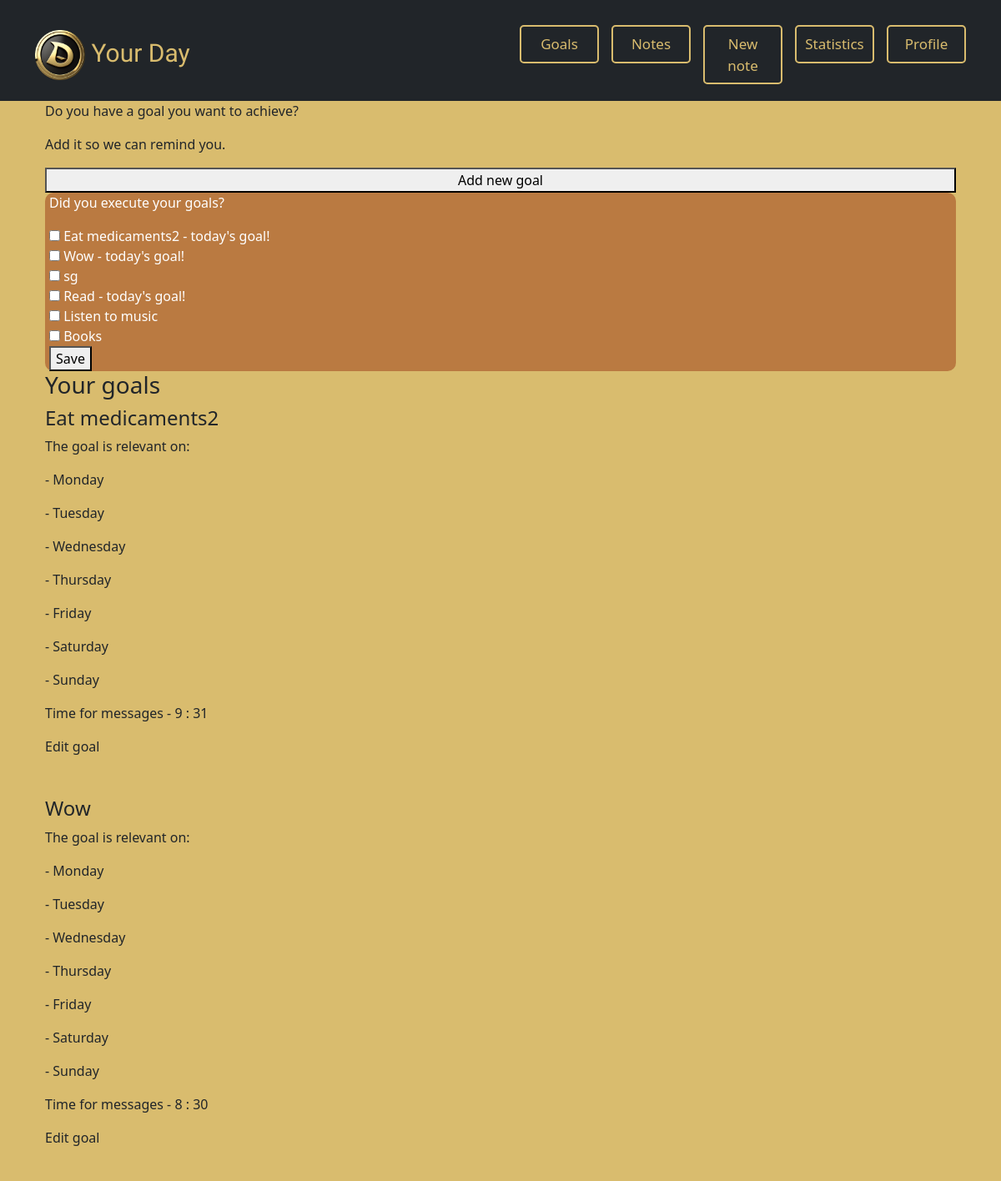
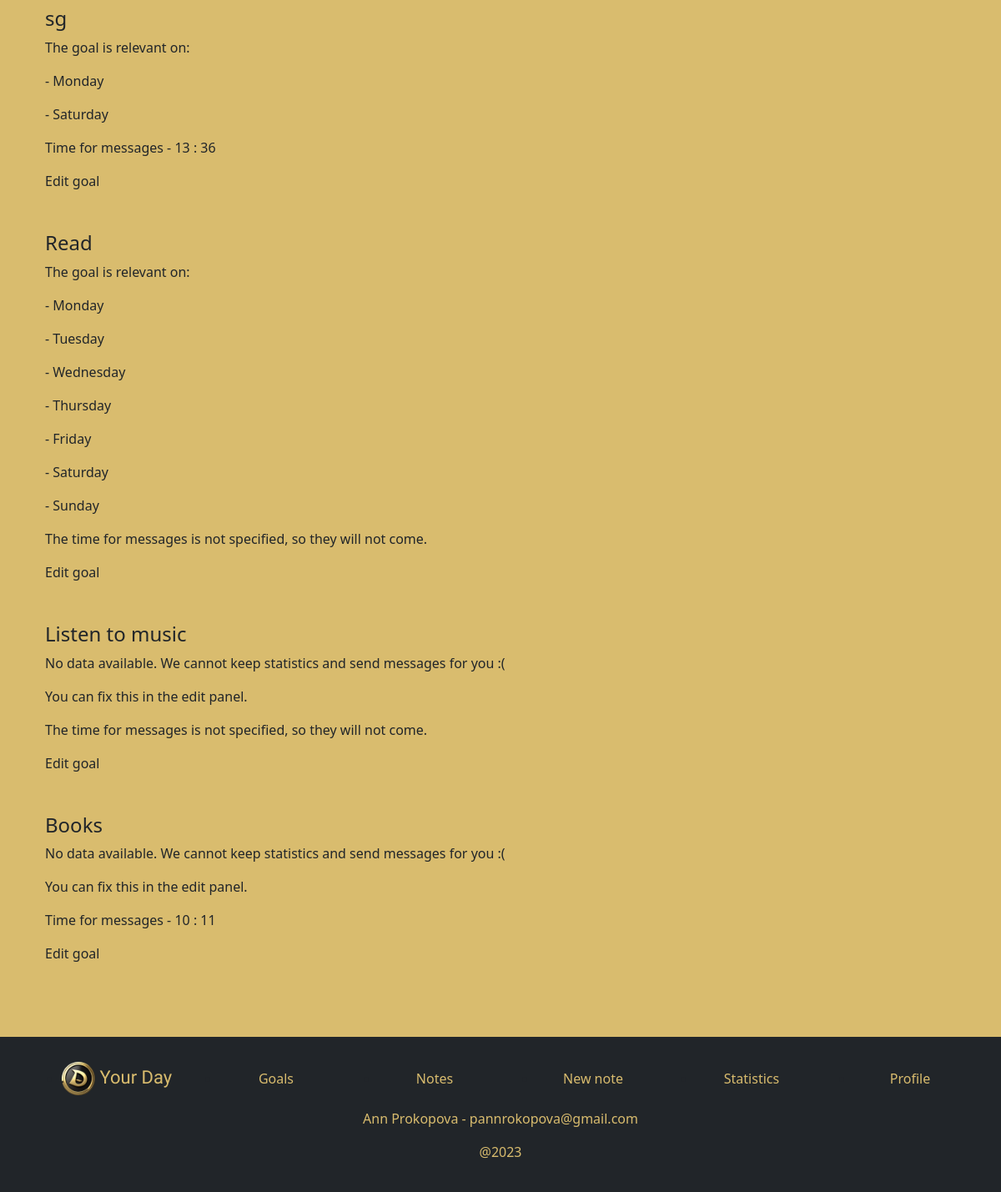
Page /goals/ (signed in) on the earlier database version (2 pictures, top to bottom).
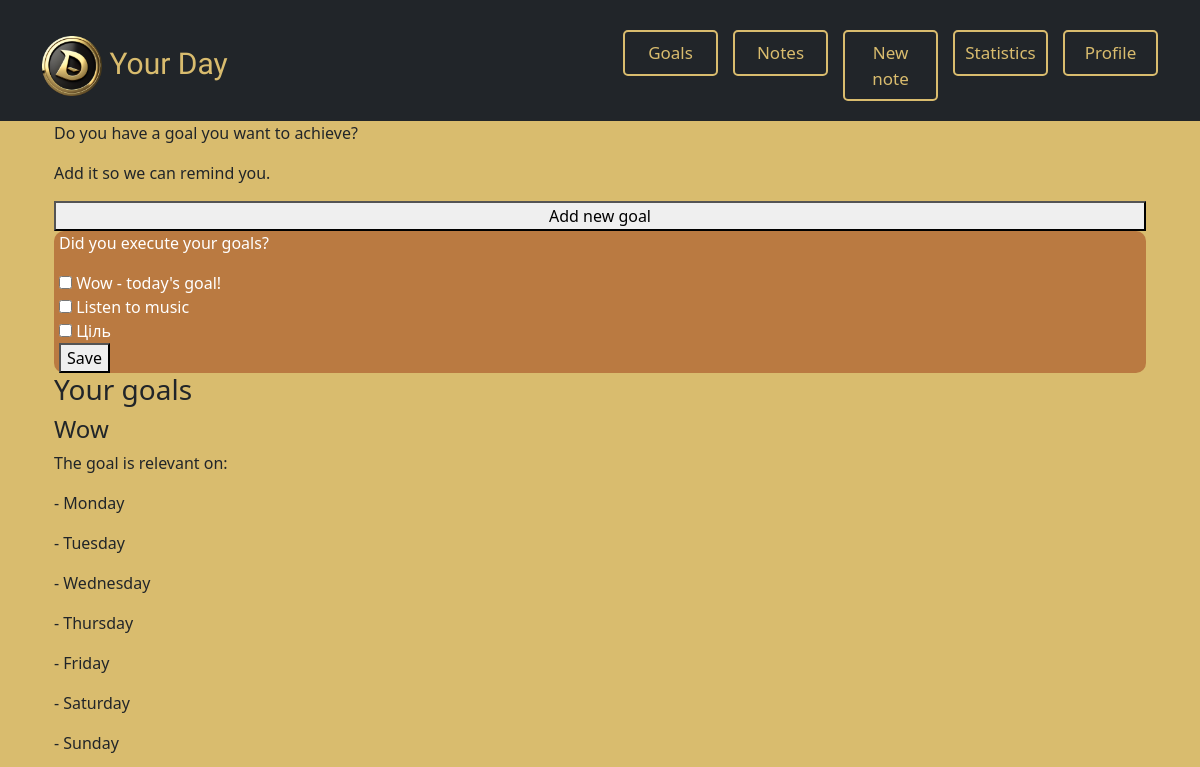
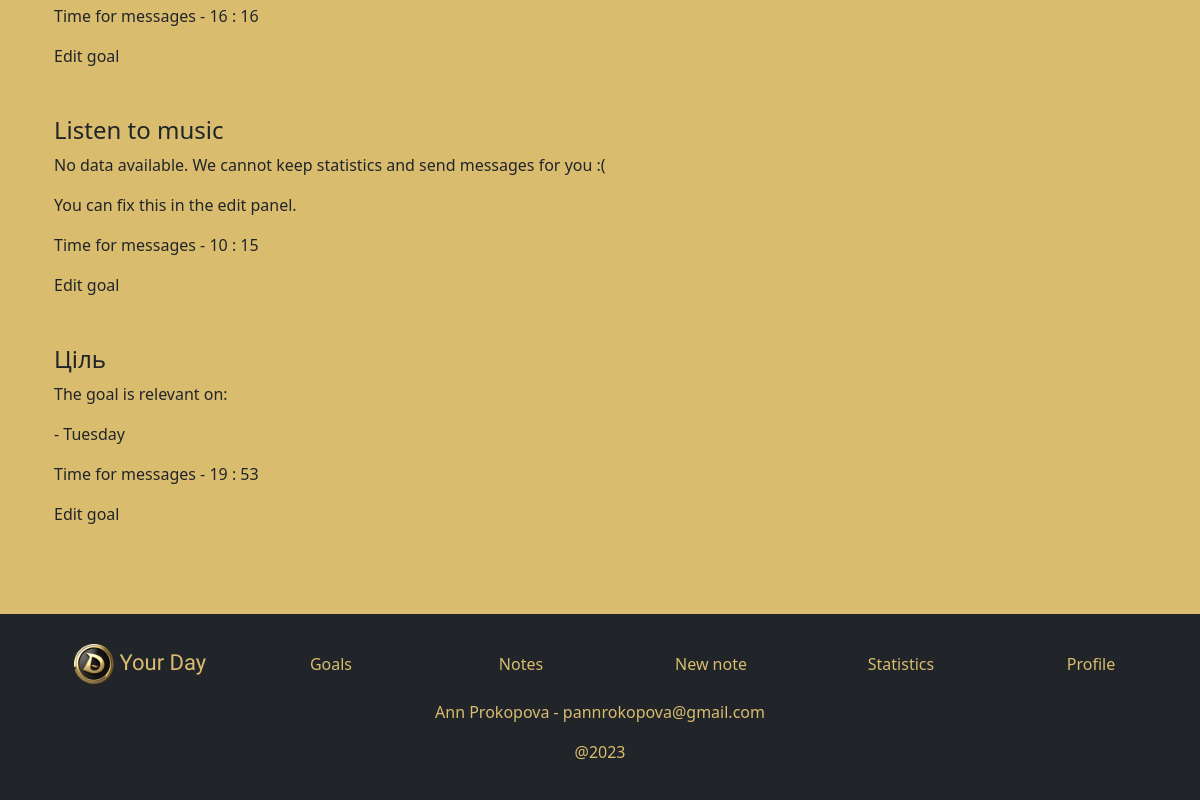
Same page on the later database version (2 pictures, top to bottom).
### entries/models.py (models this page shows)
class Goal(models.Model):
    goal_id = models.AutoField(primary_key=True)
    username = models.CharField(max_length=25, default='SOME STRING')
    goal_name = models.CharField(max_length=25, default='SOME STRING')
    notification_hour = models.IntegerField(blank=True, null=True)
    notification_minutes = models.IntegerField(blank=True, null=True)
    monday = models.BooleanField(default=False)
    tuesday = models.BooleanField(default=False)
    wednesday = models.BooleanField(default=False)
    thursday = models.BooleanField(default=False)
    friday = models.BooleanField(default=False)
    saturday = models.BooleanField(default=False)
    sunday = models.BooleanField(default=False)
    notifications = models.BooleanField(default=False)
    continuing = models.BooleanField(default=False)

### entries/views.py (the view, shortened to what this page needs)
# urls.py: path('goals/', views.goals, name="goals"),
def goals(request, added_goal=''):
    goals = Goal.objects.filter(username=request.user)
    try:
        goals_exec = get_goals(request)
    except Exception as e:
        goals_exec = False
    return render(request, 'entries/goals.html', {'goals': goals, 'goals_exec': goals_exec,
                                               'days': ['monday', 'tuesday', 'wednesday', 'thursday', 'friday',
                                                        'saturday', 'sunday']})

### entries/templatetags/template_tags.py (called while the page is built)
@register.simple_tag
def checkbox_input(need, done='', id=''):
    if id:
        if done:
            return mark_safe(f'<input type="checkbox" id="{need}" name="days[]" value="{id}" checked>')
        else:
            return mark_safe(f'<input type="checkbox" id="{need}" name="days[]" value="{id}">')
    else:
        if done:
            return mark_safe(f'<input type="checkbox" id="{need}" name="days[]" value="{need}" checked>')
        else:
            return mark_safe(f'<input type="checkbox" id="{need}" name="days[]" value="{need}">')

### entries/views.py (called while the page is built)
def make_list(queryset_, false=''):
    list_note = []
    if len(queryset_) > 0:
        try:
            for i in range(len(queryset_)):
                list_note.append(*queryset_[i])
        except Exception as e:
            for i in range(len(queryset_)):
                if false:
                    list_note.append(queryset_[i] + (False,))
                else:
                    list_note.append(queryset_[i])
    return list_note

def get_goals(request):
    weekday = datetime.today().strftime('%A').lower()
    today = str(datetime.today()).split(' ')[0]
    ids_user = make_list(Goal.objects.filter(username=request.user).values_list('goal_id'))
    goals_name, goals_today, goals_done, goals_ids = [], [], [], []
    for id in ids_user:
        goal = Goal.objects.get(username=request.user, goal_id=id)
        goals_name.append(goal.goal_name)
        if GoalExec.objects.filter(goal_id=id, time=today):
            goals_done.append(True)
        else:
            goals_done.append(False)
        if getattr(goal, weekday):
            goals_today.append(True)
        else:
            goals_today.append(False)
        goals_ids.append(id)
    goals_exec = zip(goals_name, goals_today, goals_done, goals_ids)
    return goals_exec

### entries/templates/entries/goals.html (shortened to what this page needs)
{% extends 'users/base.html' %}
{% load template_tags %}
{% block content %}
{% load static %}
<link rel="stylesheet" href="{% static 'main.css' %}">
<link rel="stylesheet" href="{% static 'popup.css' %}">
<div class="container">
    <div class="row g-0">
        <p>Do you have a goal you want to achieve?</p>
        <p>Add it so we can remind you.</p>
        <button><a href="{% url 'unhide_div' %}">Add new goal</a></button>
        {% if goals_exec %}
            <div id="goals_exec">
                <form name="form_container" class="form_container" action="{% url 'goals' %}" method="POST">
                    <p>Did you execute your goals?</p>
                    {% for goal, today, done, id in goals_exec %}
                        {% checkbox_input goal done id %}
                        <label for="{{ goal }}">{{ goal }}</label>
                        {% if today %} - today's goal!{% endif %}
                        <br>
                    {% endfor %}
                    <button type="submit">Save</button>
                </form>
            </div>
        {% endif %}
        {% if goals %}
            <h3>Your goals</h3>
            {% for goal in goals  %}
                <h4>{{ goal.goal_name }}</h4>
                {% if goal.monday or goal.tuesday or goal.wednesday or goal.thursday or goal.friday or goal.saturday or goal.sunday %}
                    <p>The goal is relevant on:</p>
                    {% if goal.monday %} <p>- Monday </p> {% endif %}
                    {% if goal.tuesday %} <p>- Tuesday </p> {% endif %}
                    {% if goal.wednesday %} <p>- Wednesday </p> {% endif %}
                    {% if goal.thursday %} <p>- Thursday </p> {% endif %}
                    {% if goal.friday %} <p>- Friday </p> {% endif %}
                    {% if goal.saturday %} <p>- Saturday </p> {% endif %}
                    {% if goal.sunday %} <p>- Sunday </p> {% endif %}
                {% else %}
                    <p>No data available. We cannot keep statistics and send messages for you :(</p>
                    <p>You can fix this in the edit panel.</p>
                {% endif %}
                {% if goal.notification_hour != 25 and goal.notification_minutes != 25 %}
                    <p>Time for messages - {{ goal.notification_hour }} : {{ goal.notification_minutes }}</p>
                {% else %}
                    <p>The time for messages is not specified, so they will not come.</p>
                {% endif %}
                <a href="{% url 'edit_goal' %}?goal_id={{goal.goal_id}}">Edit goal</a>
                <br>
                <br>
                <br>
            {% endfor %}
        {% endif %}
    </div>
</div>
{% endblock content %}

### users/templates/users/base.html (shortened to what this page needs)
<!DOCTYPE html>
{% load static %}
{% load template_tags %}
<html lang="en">
    <head>
    <link rel="stylesheet" href="{% static 'main.css' %}" type="text/css">
    <link href="https://cdn.jsdelivr.net/npm/bootstrap@5.0.0-beta3/dist/css/bootstrap.min.css" rel="stylesheet"
>
    </head>
    <body>
  <nav class="navbar navbar-expand-lg navbar-dark bg-dark">
    <div class="container">
      <a class="logo" href="{% url 'home' %}">
      <img src="{% static 'images/' %}logo_192.png"> Your Day</a>
      <div class="collapse navbar-collapse" id="navbarNav">
        <ul class="navbar-nav">
          {% if user.is_authenticated %}
            <li class="nav-item">
              <a class="nav-link nav-btn" href="{% url 'goals' %}">Goals</a>
            </li>
            <li class="nav-item">
              <a class="nav-link nav-btn" href="{% url 'all_notes' %}">Notes</a>
            </li>
            <li class="nav-item">
              <a class="nav-link nav-btn" href="{% url 'new_note' %}">New note</a>
            </li>
            <li class="nav-item">
              <a class="nav-link nav-btn" href="{% url 'statistics' %}">Statistics</a>
            </li>
            <li class="nav-item">
              <a class="nav-link nav-btn" href="{% url 'profile' %}">Profile</a>
            </li>
          {% endif %}
        </ul>
      </div>
    </div>
  </nav>
  <div class="container">
    {% block content %}
    {% endblock content %}
  </div>
  <footer>
    <div class="container">
      <div class="row">
        {% if user.is_authenticated %}
          <div class="col-lg-2 col-md-4 col-sm-6">
            <ul>
                <li>
                    <a class="logo" href=""><img src="{% static 'images/' %}logo_192.png"> Your Day</a>
                </li>
            </ul>
          </div>
          <div class="col-lg-2 col-md-4 col-sm-6">
            <ul>
                <li>
                  <a class="nav-link nav-btn" href="{% url 'goals' %}">Goals</a>
                </li>
            </ul>
          </div>
          <div class="col-lg-2 col-md-4 col-sm-6">
            <ul>
                <li class="nav-item">
                  <a class="nav-link nav-btn" href="{% url 'all_notes' %}">Notes</a>
                </li>
            </ul>
          </div>
          <div class="col-lg-2 col-md-4 col-sm-6">
            <ul>
                <li class="nav-item">
                  <a class="nav-link nav-btn" href="{% url 'new_note' %}">New note</a>
                </li>
            </ul>
          </div>
          <div class="col-lg-2 col-md-4 col-sm-6">
            <ul>
                <li class="nav-item">
                  <a class="nav-link nav-btn" href="{% url 'statistics' %}">Statistics</a>
                </li>
            </ul>
          </div>
          <div class="col-lg-2 col-md-4 col-sm-6">
            <ul>
            <li class="nav-item">
              <a class="nav-link nav-btn" href="{% url 'profile' %}">Profile</a>
            </li>
            </ul>
          </div>
        {% endif %}
      </div>
        <div class="row">
            <div class="col-12">
                <div class="full-width-column">
                    <p>Ann Prokopova - <a href="mailto:pannrokopova@gmail.com">pannrokopova@gmail.com</a></p>
                    <p>@2023</p>
                </div>
            </div>
        </div>
      </div>
  </footer>
  </body>
</html>

### static/main.css (style rules this page uses)
body { margin:0; background-color: #d9bc6e!important; }
*,:after,:before { box-sizing:border-box; }
a { color:inherit; text-decoration:none; }
.navbar { padding-top: 30px!important; padding-bottom: 20px!important; }
div.navbar-collapse.collapse ul.navbar-nav li.nav-item { margin-left: 15px; }
.navbar-collapse { font-size: 17px; flex-grow: 0!important; }
.nav-btn { color: #d9bc6e!important; text-align: center; border: 2px solid #d9bc6e; border-radius: 5px; width: 95px; }
.logo { font-family: 'Dancing Script', cursive; color: #d9bc6e!important; font-size: 30px; text-decoration: none!important; }
a.logo img { height: 60px; }
footer { background-color: #212529; margin-top: 40px; padding-top: 30px!important; padding-bottom: 20px!important; }
footer .logo { font-size: 22px; }
footer a.logo img { height: 40px; }
footer .nav-btn { border: 0; width: -webkit-fill-available; }
.full-width-column { color: #d9bc6e; text-align: center; }
.full-width-column a { color: #d9bc6e; }

### static/popup.css (style rules this page uses)
.form_container { background-color: #BA7A41; padding-left: 5px; padding-right: 5px; color: white; border-radius: 10px; }

Differences in the rows shown:
removed Goal: goals_exec "Eat medicaments2", goal_name "Eat medicaments2", shows "The goal is relevant on:", monday "- Monday", notification_hour "9", notification_minutes "31"
removed Goal: goals_exec "sg", goal_name "sg", shows "The goal is relevant on:", monday "- Monday", notification_hour "13", notification_minutes "36"
removed Goal: goals_exec "Read", goal_name "Read", shows "The goal is relevant on:", monday "- Monday", shows "The time for messages is not specified, so they will not come."
removed Goal: goals_exec "Books", goal_name "Books", shows "No data available. We cannot keep statistics and send messages for you :(", monday "You can fix this in the edit panel.", notification_hour "10", notification_minutes "11"
changed Goal "Wow": notification_hour "8" → "16"; notification_minutes "30" → "16"
changed Goal "Listen to music": notification_hour (not shown) → "10"; notification_minutes (not shown) → "15"; notification_hour "The time for messages is not specified, so they will not come." → "Time for messages - :"
added Goal: goals_exec "Ціль", goal_name "Ціль", shows "The goal is relevant on:", monday "- Tuesday", notification_hour "19", notification_minutes "53"
Other differences:
list line gone: "☐ - today's goal!"
